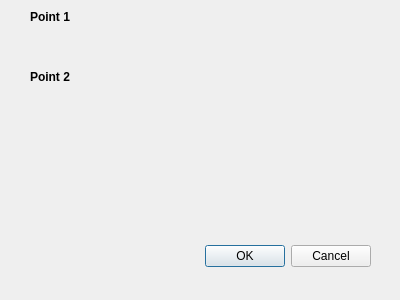
<?xml version="1.0" encoding="UTF-8"?>
<ui version="4.0">
 <class>NeardistcalcDialogBase</class>
 <widget class="QDialog" name="NeardistcalcDialogBase">
  <property name="geometry">
   <rect>
    <x>0</x>
    <y>0</y>
    <width>400</width>
    <height>300</height>
   </rect>
  </property>
  <property name="windowTitle">
   <string>Nearest distance calculator</string>
  </property>
  <widget class="QDialogButtonBox" name="button_box">
   <property name="geometry">
    <rect>
     <x>30</x>
     <y>240</y>
     <width>341</width>
     <height>32</height>
    </rect>
   </property>
   <property name="orientation">
    <enum>Qt::Horizontal</enum>
   </property>
   <property name="standardButtons">
    <set>QDialogButtonBox::Cancel|QDialogButtonBox::Ok</set>
   </property>
  </widget>
  <widget class="QLabel" name="label">
   <property name="geometry">
    <rect>
     <x>30</x>
     <y>10</y>
     <width>47</width>
     <height>13</height>
    </rect>
   </property>
   <property name="font">
    <font>
     <weight>75</weight>
     <bold>true</bold>
    </font>
   </property>
   <property name="text">
    <string>Point 1</string>
   </property>
   <property name="textFormat">
    <enum>Qt::AutoText</enum>
   </property>
  </widget>
  <widget class="QgsFileWidget" name="mQgsFileWidget">
   <property name="geometry">
    <rect>
     <x>20</x>
     <y>30</y>
     <width>341</width>
     <height>27</height>
    </rect>
   </property>
  </widget>
  <widget class="QLabel" name="label_2">
   <property name="geometry">
    <rect>
     <x>30</x>
     <y>70</y>
     <width>47</width>
     <height>13</height>
    </rect>
   </property>
   <property name="font">
    <font>
     <weight>75</weight>
     <bold>true</bold>
    </font>
   </property>
   <property name="text">
    <string>Point 2</string>
   </property>
  </widget>
  <widget class="QgsFileWidget" name="mQgsFileWidget_2">
   <property name="geometry">
    <rect>
     <x>20</x>
     <y>100</y>
     <width>341</width>
     <height>27</height>
    </rect>
   </property>
  </widget>
 </widget>
 <customwidgets>
  <customwidget>
   <class>QgsFileWidget</class>
   <extends>QWidget</extends>
   <header>qgsfilewidget.h</header>
  </customwidget>
 </customwidgets>
 <resources/>
 <connections>
  <connection>
   <sender>button_box</sender>
   <signal>accepted()</signal>
   <receiver>NeardistcalcDialogBase</receiver>
   <slot>accept()</slot>
   <hints>
    <hint type="sourcelabel">
     <x>20</x>
     <y>20</y>
    </hint>
    <hint type="destinationlabel">
     <x>20</x>
     <y>20</y>
    </hint>
   </hints>
  </connection>
  <connection>
   <sender>button_box</sender>
   <signal>rejected()</signal>
   <receiver>NeardistcalcDialogBase</receiver>
   <slot>reject()</slot>
   <hints>
    <hint type="sourcelabel">
     <x>20</x>
     <y>20</y>
    </hint>
    <hint type="destinationlabel">
     <x>20</x>
     <y>20</y>
    </hint>
   </hints>
  </connection>
 </connections>
</ui>
